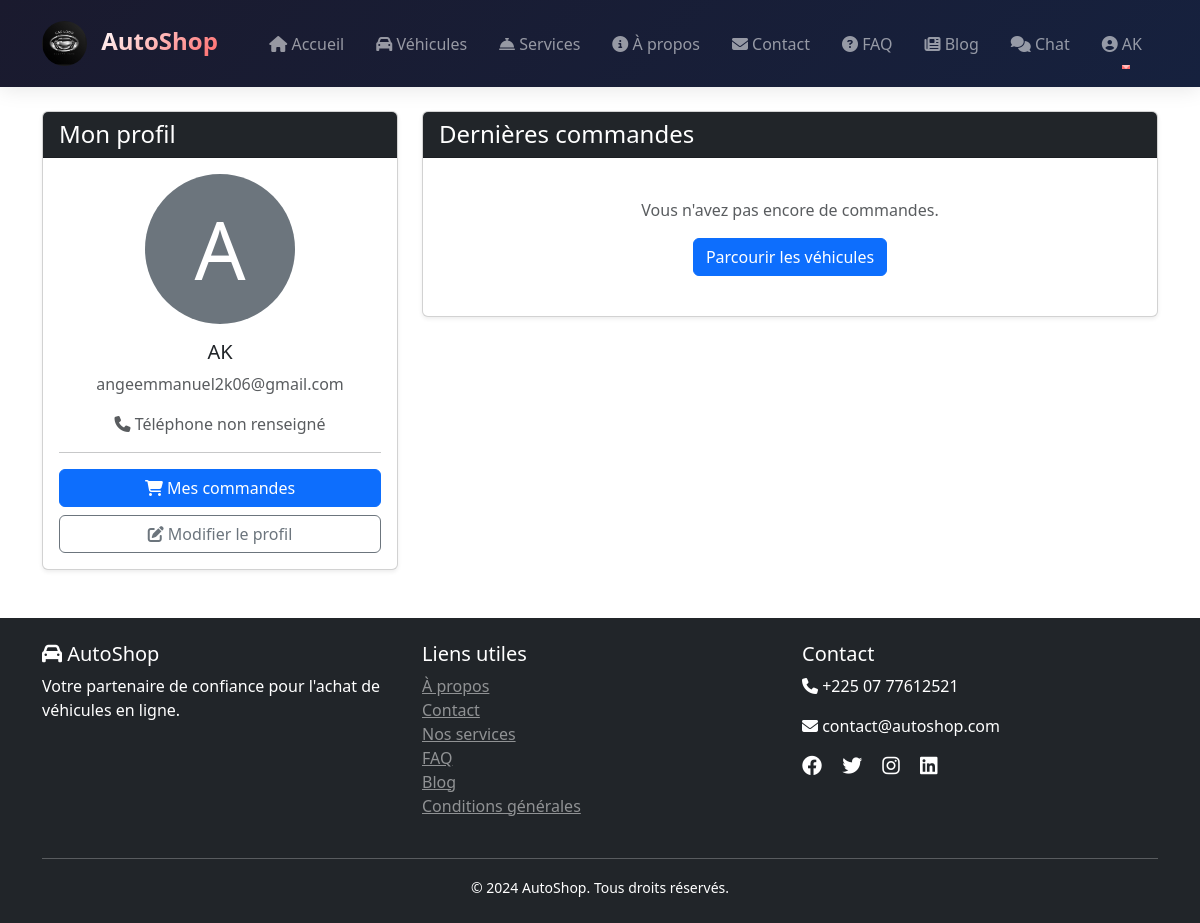
/accounts/profile/ (signed in), run on an earlier commit of the app's database.
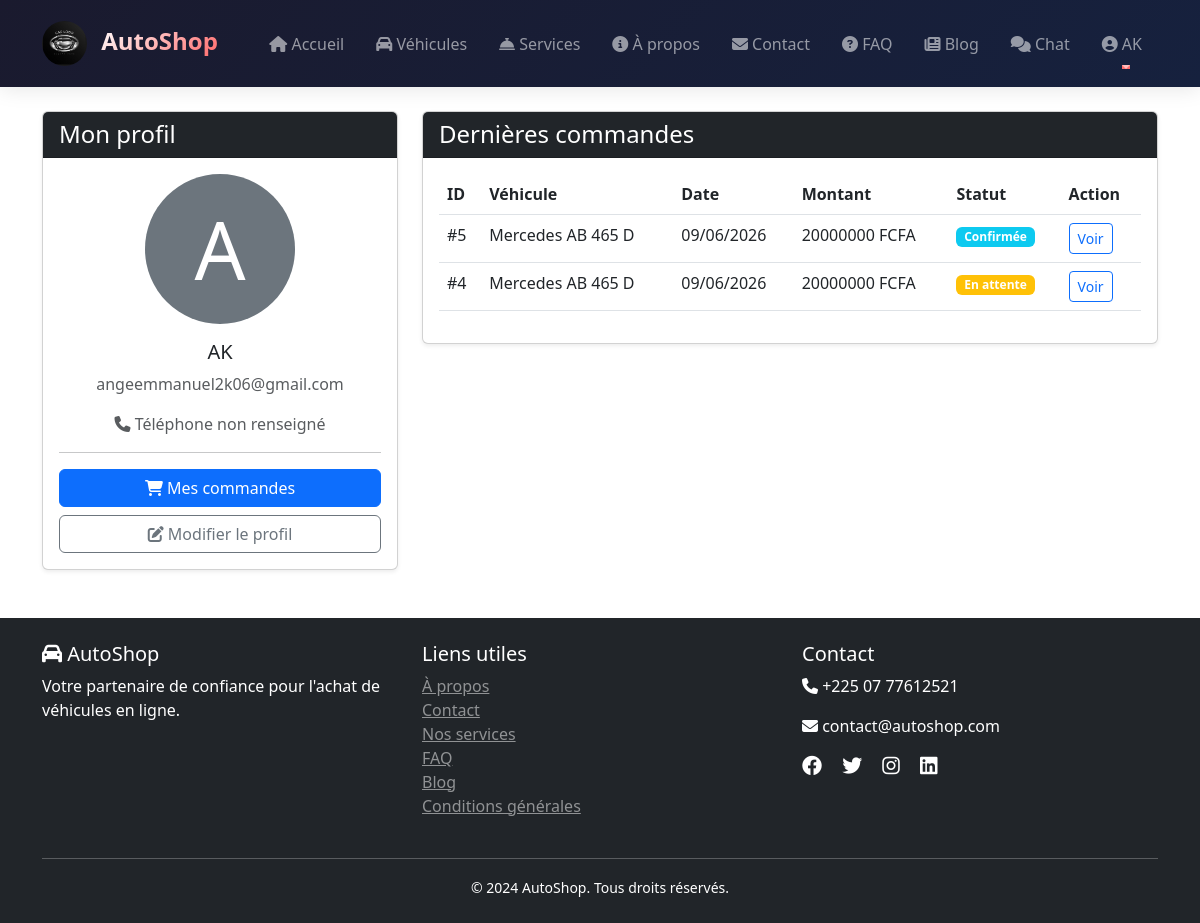
And on a later commit of the database.
### orders/models.py (models this page shows, shortened)
class Order(models.Model):
    STATUS_CHOICES = [
        ('PENDING', 'En attente'),
        ('CONFIRMED', 'Confirmée'),
        ('PROCESSING', 'En traitement'),
        ('COMPLETED', 'Terminée'),
        ('CANCELLED', 'Annulée'),
    ]
    user = models.ForeignKey(User, on_delete=models.CASCADE, related_name='orders')
    vehicle = models.ForeignKey(Vehicle, on_delete=models.CASCADE, related_name='orders')
    order_date = models.DateTimeField(auto_now_add=True)
    status = models.CharField(max_length=20, choices=STATUS_CHOICES, default='PENDING')
    total_amount = models.DecimalField(max_digits=12, decimal_places=2)
    PAYMENT_METHOD_CHOICES = [
        ('CARTE', 'Carte bancaire'),
        ('ORANGE_MONEY', 'Orange Money'),
        ('MTN_MOMO', 'MTN Mobile Money'),
    ]
    payment_method = models.CharField(max_length=20, choices=PAYMENT_METHOD_CHOICES, default='CARTE')
    delivery_address = models.TextField()
    delivery_city = models.CharField(max_length=100)
    delivery_postal_code = models.CharField(max_length=20)
    class Meta:
        ordering = ['-order_date']

### vehicles/models.py (models this page shows, shortened)
class Vehicle(models.Model):
    FUEL_TYPES = [
        ('ESSENCE', 'Essence'),
        ('DIESEL', 'Diesel'),
        ('ELECTRIQUE', 'Électrique'),
        ('HYBRIDE', 'Hybride'),
    ]
    TRANSMISSION_TYPES = [
        ('MANUAL', 'Manuelle'),
        ('AUTOMATIC', 'Automatique'),
    ]
    CONDITION_TYPES = [
        ('NEW', 'Neuf'),
        ('USED', 'Occasion'),
    ]
    brand = models.ForeignKey(Brand, on_delete=models.CASCADE, related_name='vehicles')
    model = models.CharField(max_length=100)
    year = models.IntegerField()
    price = models.DecimalField(max_digits=12, decimal_places=2)
    mileage = models.IntegerField(help_text="Kilométrage", null=True, blank=True)
    fuel_type = models.CharField(max_length=20, choices=FUEL_TYPES)
    transmission = models.CharField(max_length=20, choices=TRANSMISSION_TYPES)
    condition = models.CharField(max_length=20, choices=CONDITION_TYPES, default='USED')
    color = models.CharField(max_length=50)
    description = models.TextField()
    features = models.TextField(help_text="Caractéristiques séparées par des virgules")
    images = models.ImageField(upload_to='vehicles/', null=True, blank=True)
    is_available = models.BooleanField(default=True)
    created_at = models.DateTimeField(auto_now_add=True)
    updated_at = models.DateTimeField(auto_now=True)
    class Meta:
        ordering = ['-created_at']

class Brand(models.Model):
    name = models.CharField(max_length=100)
    logo = models.ImageField(upload_to='brands/', null=True, blank=True)
    country = models.CharField(max_length=100)
    class Meta:
        ordering = ['name']

### accounts/views.py (the view)
# urls.py: path('profile/', views.profile, name='profile'),
@login_required
def profile(request):
    return render(request, 'accounts/profile.html')

### accounts/templates/accounts/profile.html (shortened to what the changed rows need)
{% extends 'base.html' %}
{% load static %}
{% block content %}
<div class="container">
    <div class="row">
        <div class="col-md-8">
            <div class="card shadow-sm">
                <div class="card-body">
                    {% if user.orders.all %}
                        <div class="table-responsive">
                            <table class="table table-hover">
                                <thead>
                                    <tr>
                                        <th>ID</th>
                                        <th>Véhicule</th>
                                        <th>Date</th>
                                        <th>Montant</th>
                                        <th>Statut</th>
                                        <th>Action</th>
                                    </tr>
                                </thead>
                                <tbody>
                                    {% for order in user.orders.all|slice:":5" %}
                                        <tr>
                                            <td>#{{ order.id }}</td>
                                            <td>{{ order.vehicle.brand.name }} {{ order.vehicle.model }}</td>
                                            <td>{{ order.order_date|date:"d/m/Y" }}</td>
                                            <td>{{ order.total_amount|floatformat:0 }} FCFA</td>
                                            <td>
                                                {% if order.status == 'PENDING' %}
                                                    <span class="badge bg-warning">En attente</span>
                                                {% elif order.status == 'CONFIRMED' %}
                                                    <span class="badge bg-info">Confirmée</span>
                                                {% elif order.status == 'COMPLETED' %}
                                                    <span class="badge bg-success">Terminée</span>
                                                {% elif order.status == 'CANCELLED' %}
                                                    <span class="badge bg-danger">Annulée</span>
                                                {% endif %}
                                            </td>
                                            <td>
                                                <a href="{% url 'order_confirmation' order.id %}" class="btn btn-sm btn-outline-primary">Voir</a>
                                            </td>
                                        </tr>
                                    {% endfor %}
                                </tbody>
                            </table>
                        </div>
                    {% else %}
                        <div class="text-center py-4">
                            <p class="text-muted">Vous n'avez pas encore de commandes.</p>
                            <a href="{% url 'vehicle_list' %}" class="btn btn-primary">Parcourir les véhicules</a>
                        </div>
                    {% endif %}
                </div>
            </div>
        </div>
    </div>
</div>
{% endblock %}

What changed in the data, as far as the page shows it:
added Order: id "5", vehicle.brand.name "Mercedes", vehicle.model "AB 465 D", order_date "09/06/2026", total_amount "20000000", status "Confirmée"
added Order: id "4", vehicle.brand.name "Mercedes", vehicle.model "AB 465 D", order_date "09/06/2026", total_amount "20000000", status "En attente"
Also different on the page:
text no longer shown: "Vous n'avez pas encore de commandes. Parcourir les véhicules"
text now shown: "ID Véhicule Date Montant Statut Action"
